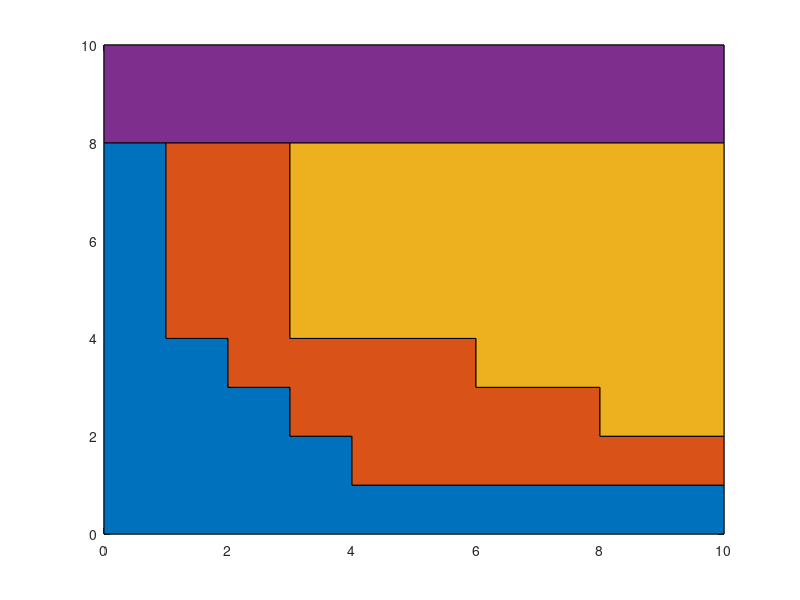

Here is the MATLAB script that generated this plot: (Note: this script raises an error after producing the figure.)
%FMEA Criticality Code – Popsicle Stick Water Wheel

clc, clear, format compact

%X coordinates for setting stacked area
x = ...
[0,0,1,1,2,2,3,3,4,4,5,5,6,6,7,7,8,8,9,9,10,10];

%Y coordinates for setting stacked area
y = ... %y coordinates for low, medium, high and critical risk at x=0, respectively
[8,0,0,2;8,0,0,2; ...
%y coordinates for low, medium, high and critical risk at x=1, respectively
8,0,0,2;4,4,0,2; ...
%y coordinates for low, medium, high and critical risk at x=2, respectively
4,4,0,2;3,5,0,2; ...
%y coordinates for low, medium, high and critical risk at x=3, respectively
3,5,0,2;2,2,4,2; ...
%y coordinates for low, medium, high and critical risk at x=4, respectively
2,2,4,2;1,3,4,2; ...
%y coordinates for low, medium, high and critical risk at x=5, respectively
1,3,4,2;1,3,4,2; ...
%y coordinates for low, medium, high and critical risk at x=6, respectively
1,3,4,2;1,2,5,2; ...
%y coordinates for low, medium, high and critical risk at x=7, respectively
1,2,5,2;1,2,5,2; ...
%y coordinates for low, medium, high and critical risk at x=8, respectively
1,2,5,2;1,1,6,2; ...
%y coordinates for low, medium, high and critical risk at x=9, respectively
1,1,6,2;1,1,6,2; ...
%y coordinates for low, medium, high and critical risk at x=10, respectively
1,1,6,2;1,1,6,2];
%plot area for low, medium, high and critical risk

area(x,y);
%set colors: low=green, medium=yellow, high=orange, critical=red
newcolors = [0,1,0; 1,1,0; 0.9290,0.6940,0.1250; 1,0,0];
colororder(newcolors)
%hold the area plot allows for problem points to be added on top of the area
hold on

%Information Regarding Problem 1
    %Name of Problem: Brittle
    %Occurrence: 9
    %Severity: 6
%Information Regarding Problem 2
    %Name of Problem: Splashing
    %Occurrence: 8
    %Severity: .5
%Information Regarding Problem 3
    %Name of Problem: Unstable
    %Occurrence: 6
    %Severity: 5
%Information Regarding Problem 4
    %Name of Problem: Cost
    %Occurrence: 1
    %Severity: 1
%Information Regarding Problem 5
    %Name of Problem: Labor Intensive
    %Occurrence: 3
    %Severity: 1
%Information Regarding Problem 6
    %Name of Problem: High Speed Parts
    %Occurrence: 2
    %Severity: 6
%Information Regarding Problem 7
    %Name of Problem: Portability
    %Occurrence: 2
    %Severity: 7.5
%Information Regarding Problem 8
    %Name of Problem: Assembly
    %Occurrence: 2.5
    %Severity: 5

%Title
title('FMEA - Criticality Matrix - Water Wheel')
%x-coordinates for problems [1,2,...] - Occurrence
xproblemlabel = [9,8,6,1,3,2,2,2.5];
%Label of X-Axis
xlabel('Occurrence')
%y-coordinates for problems [1,2,...] - Severity
yproblemlabel = [6,.5,5,1,1,6,7.5,5];
%Label of Y-Axis
ylabel('Severity')
%Legend of Graph
legend({'Low Risk','Medium Risk','High Risk','Critical Risk'},'FontSize',12)
%Label of Problems
labels = {' Brittle',' Splashing',' Unstable',' Cost',' Labor Intensive',' High Speed Parts',' Portability',' Assembly'};
%Orientation of Problem Labels in relation to point
text(xproblemlabel,yproblemlabel,labels,'VerticalAlignment','middle','HorizontalAlignment','left')
%plot problems with black star labels
plot(xproblemlabel,yproblemlabel,'*k')
